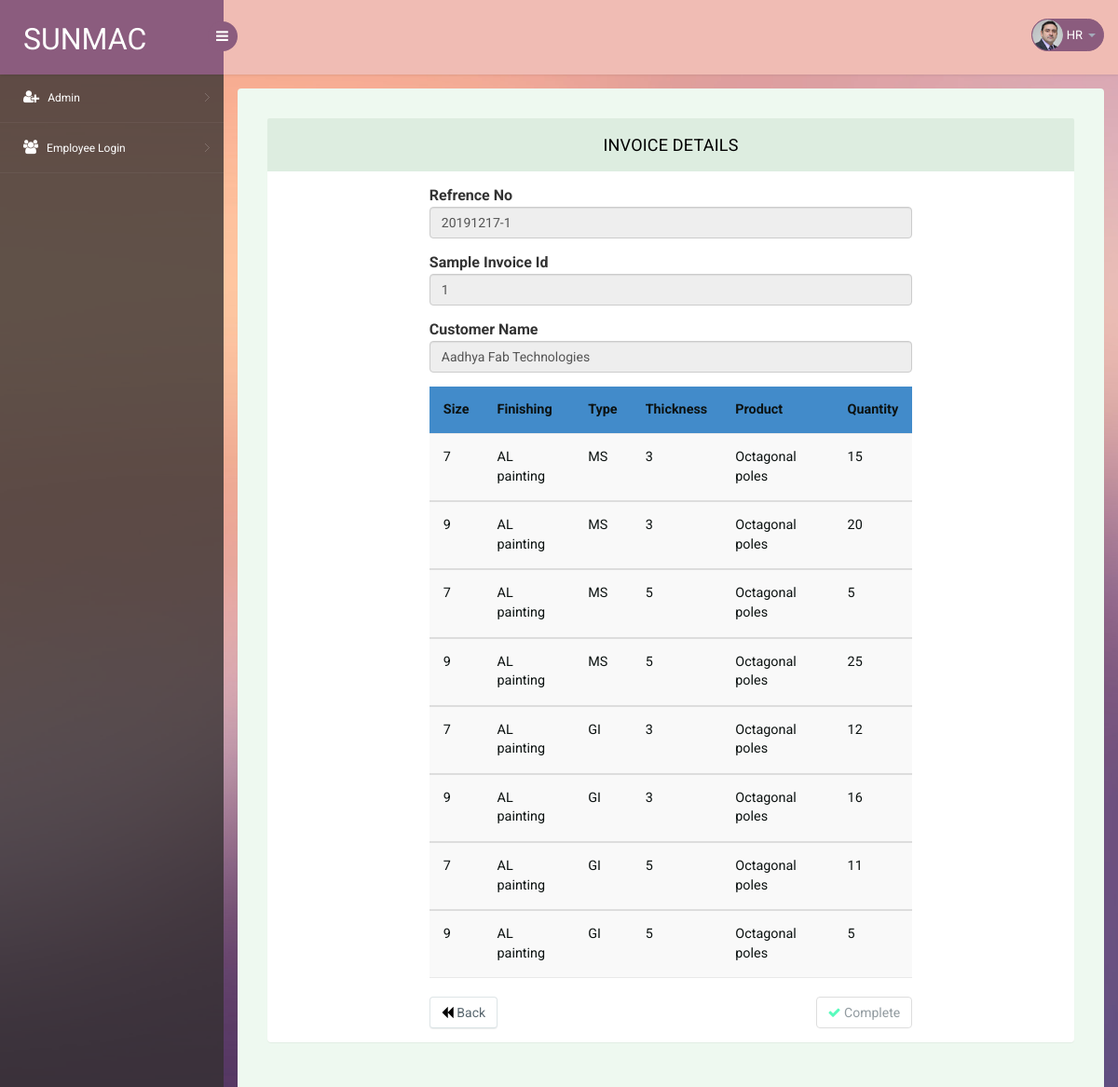
/productionTeamView.php?invoiceId=1 (signed in), run on the app's committed database.
### tables this page shows
CREATE TABLE `sample_pi` (
  `SAMPLE_PI_ID` int(11) NOT NULL,
  `CUSTOMER_NAME` varchar(100) NOT NULL,
  `MOBILE` varchar(100) NOT NULL,
  `TO_ADDRESS` varchar(100) NOT NULL,
  `DELIVERY_ADDRESS` varchar(100) NOT NULL,
  `TOTAL_AMOUNT` int(100) NOT NULL,
  `DATE` date NOT NULL,
  `GST` int(10) NOT NULL,
  `GST_AMOUNT` int(100) NOT NULL,
  `BALANCE` int(100) NOT NULL,
  `INVOICE_STATUS` int(5) NOT NULL,
  `NOTE_1` varchar(100) NOT NULL,
  `NOTE_2` varchar(100) NOT NULL,
  `FOLLOWED_BY_PERSON` varchar(50) NOT NULL,
  `REFERENCE_NO` varchar(50) NOT NULL,
  `SHOW_TO_ADMIN` int(1) NOT NULL DEFAULT '1'
);

CREATE TABLE `sample_pi_details` (
  `SAMPLE_PI_DETAIL_ID` int(100) NOT NULL,
  `SAMPLE_PI_ID` int(100) NOT NULL,
  `SIZE` varchar(100) NOT NULL,
  `FINISHING` varchar(100) NOT NULL,
  `TYPE` varchar(100) NOT NULL,
  `THICKNESS` varchar(10) NOT NULL,
  `PRODUCT` varchar(100) NOT NULL,
  `QUANTITY` int(100) NOT NULL,
  `RATE` int(100) NOT NULL,
  `PRICE` int(100) NOT NULL,
  `TOTAL_AMOUNT` int(100) NOT NULL
);

### productionTeamView.php (the view, shortened to what this page needs)
<?php
include 'db_connect.php';
if(isset($_GET['invoiceId']) & !empty($_GET['invoiceId'])) {
  $id = $_GET['invoiceId'];
  $select=mysqli_query($conn,"SELECT * FROM `sample_pi` where SAMPLE_PI_ID=".$id);
  $row=mysqli_fetch_array($select);
  $sql = "SELECT * FROM `sample_pi_details` WHERE `SAMPLE_PI_ID` = ".$id;
}
?>
  <!DOCTYPE html>
  <head>
  </head>
  <body>
  <?php include 'header.php'; ?>
  <section id="main-content">
    <section class="wrapper">
        <div class="form-w3layouts">
          <div class="row">
              <div class="col-lg-12">
                  <section class="panel">
                      <header class="panel-heading">
                          INVOICE DETAILS
                      </header>
                      <div class="panel-body">
                          <div class="position-center">
    <form action="" method="POST">
         <div class="form-group">
        <label for="sample_invoice_id">Refrence No</label>
        <input type="text" class="form-control" name="REFRENCE_NO" id="REFRENCE_NO" value='<?php echo $row['REFERENCE_NO'] ?>' readonly>
      </div>
       <div class="form-group">
        <label for="sample_invoice_id">Sample Invoice Id</label>
        <input type="number" class="form-control" name="INVOICE_ID" id="INVOICE_ID" value='<?php echo $row['SAMPLE_PI_ID'] ?>' required readonly>
      </div>
      <div class="form-group">
        <label for="quotation_id">Customer Name</label>
        <input type="text" class="form-control" name="QUOTATION_ID" value='<?php echo $row['CUSTOMER_NAME'] ?>' required readonly>
      </div>
      <?php
        if($result = mysqli_query($conn, $sql)){
            if(mysqli_num_rows($result) > 0) {
      ?>
      <div class="table-responsive">
      <table class="table table-striped table-hover">
        <thead>
            <tr style="color:#0c1211";>
                <th style="color:#0c1211";>Size</th>
                <th style="color:#0c1211";>Finishing</th>
                <th style="color:#0c1211";>Type</th>
                <th style="color:#0c1211";>Thickness</th>
                <th style="color:#0c1211";>Product</th>
                <th style="color:#0c1211";>Quantity</th>
            </tr>
        </thead>
        <?php
            while($row = mysqli_fetch_array($result)){
        ?>
        <tbody>
            <tr>
                <td style="color:#0c1211";><?php echo $row['SIZE']?></td>
                <td style="color:#0c1211";><?php echo $row['FINISHING']?></td>
                <td style="color:#0c1211";><?php echo $row['TYPE']?></td>
                <td style="color:#0c1211";><?php echo $row['THICKNESS']?></td>
                <td style="color:#0c1211";><?php echo $row['PRODUCT']?></td>
                <td style="color:#0c1211";><?php echo $row['QUANTITY']?></td>
            </tr>
        </tbody>
        <?php
            }
        ?>
       </table>
       <?php
        } else {
            echo "No records matching your query were found.";
        }
       }
        ?>
      </div>
      <div class="center" style="text-align: center;">
        <button type="button" name="button" class="btn btn-default pull-left" onclick="location.href = 'productionTeam_SPI.php';">
          <i class="fa fa-backward" aria-hidden="true" style="color: black"></i>
          Back
        </button>
        <button type="submit" name="submit" onclick="updateDetails()" class="btn btn-default pull-right">
          <i class="fa fa-check" aria-hidden="true" style="color: mediumspringgreen"></i>
          Complete
        </button>
      </div>
    </form>
                        </div>
                      </div>
                  </section>
              </div>
          </div>
          </div>
    </section>
  </section>
  </body>
  </html>

### css/style.css (style rules this page uses)
html, body { font-family: 'Roboto', sans-serif; font-size: 100%; overflow-x: hidden; background: url(../images/bg.jpg) no-repeat 0px 0px; background-size:cover; }
ul,label { margin:0; padding:0; }
#main-content { margin-left:240px; -webkit-transition:all .3s ease-in-out; -moz-transition:all .3s ease-in-out; -o-transition:all .3s ease-in-out; transition:all .3s ease-in-out; }
.wrapper { display:inline-block; margin-top:80px; padding:15px; width:100%; }
.position-center { width:62%; margin: 0 auto; }
.panel-heading { position: relative; height: 57px; line-height: 57px; letter-spacing: 0.2px; color: #000; font-size: 18px; font-weight: 400; padding: 0 16px; background:#ddede0; border-top-right-radius: 2px; border-top-left-radius: 2px; text-transform: uppercase; text-align: center; }
.panel { border: none ! important; }
.table>thead>tr>th { border-bottom: 1px solid #e1ab91 ! important; }
.table>tbody>tr>td, .table>tbody>tr>th, .table>tfoot>tr>td, .table>tfoot>tr>th, .table>thead>tr>td, .table>thead>tr>th { border-bottom: 1px solid #e9e9e9 ! important; }
.table > thead > tr > th, .table > tbody > tr > th, .table > tfoot > tr > th, .table > thead > tr > td, .table > tbody > tr > td, .table > tfoot > tr > td { border-top: none !important; }
.table td, .table>tbody>tr>td, .table>tbody>tr>th, .table>tfoot>tr>td, .table>tfoot>tr>th, .table>thead>tr>td, .table>thead>tr>th { padding: 15px!important; }
.table > thead > tr > th, .table > tbody > tr > th, .table > tfoot > tr > th, .table > thead > tr > td, .table > tbody > tr > td, .table > tfoot > tr > td { font-size: 0.9em; color: #999; border-top: none !important; }
.form-w3layouts { background: #eef9f0; padding: 2em; border-radius: 4px; -webkit-box-shadow: 0 1px 1px rgba(0,0,0,.05); box-shadow: 0 1px 1px rgba(0,0,0,.05); }
.btn-default { color: #58666e !important; background-color: #fcfdfd; background-color: #fff; border-color: #dee5e7; border-bottom-color: #d8e1e3; -webkit-box-shadow: 0 1px 1px rgba(90, 90, 90, 0.1); box-shadow: 0 1px 1px rgba(90, 90, 90, 0.1); }

### data on the page
sample_pi: REFRENCE_NO "20191217-1", INVOICE_ID "1", QUOTATION_ID "Aadhya Fab Technologies"
sample_pi_details: SIZE "7", FINISHING "AL painting", TYPE "MS", THICKNESS "3", PRODUCT "Octagonal poles", QUANTITY "15"
sample_pi_details: SIZE "9", FINISHING "AL painting", TYPE "MS", THICKNESS "3", PRODUCT "Octagonal poles", QUANTITY "20"
sample_pi_details: SIZE "7", FINISHING "AL painting", TYPE "MS", THICKNESS "5", PRODUCT "Octagonal poles", QUANTITY "5"
sample_pi_details: SIZE "9", FINISHING "AL painting", TYPE "MS", THICKNESS "5", PRODUCT "Octagonal poles", QUANTITY "25"
sample_pi_details: SIZE "7", FINISHING "AL painting", TYPE "GI", THICKNESS "3", PRODUCT "Octagonal poles", QUANTITY "12"
sample_pi_details: SIZE "9", FINISHING "AL painting", TYPE "GI", THICKNESS "3", PRODUCT "Octagonal poles", QUANTITY "16"
sample_pi_details: SIZE "7", FINISHING "AL painting", TYPE "GI", THICKNESS "5", PRODUCT "Octagonal poles", QUANTITY "11"
sample_pi_details: SIZE "9", FINISHING "AL painting", TYPE "GI", THICKNESS "5", PRODUCT "Octagonal poles", QUANTITY "5"
